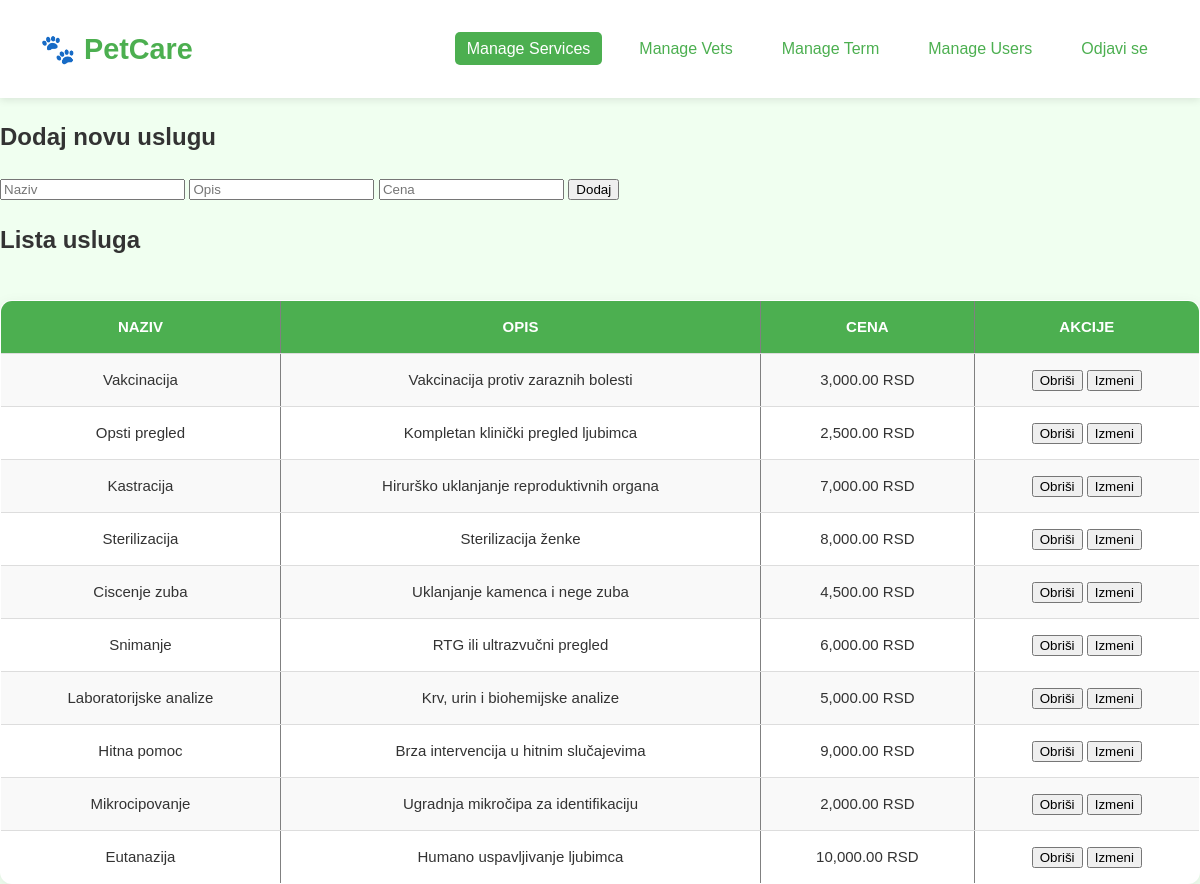
Screenshot of /manage_services.php with the database file from the repository.
### tables this page shows
CREATE TABLE `services` (
  `id` int(10) UNSIGNED NOT NULL,
  `name` varchar(100) NOT NULL,
  `description` text DEFAULT NULL,
  `price` decimal(10,2) NOT NULL CHECK (`price` >= 0)
);

### functions.php (called while the page is built, shortened)
<?php
function get_all_services($pdo) {
    $stmt = $pdo->query("SELECT * FROM services");
    return $stmt->fetchAll();
}

### manage_services.php (the view, shortened to what this page needs)
<?php
require_once 'functions.php';
$services = get_all_services($pdo);
$editing = isset($_GET['edit']) ? get_service_by_id($pdo, $_GET['edit']) : null;
?>
<!DOCTYPE html>
<html>
<head>
    <link rel="stylesheet" href="css/css.css">
</head>
<body>
<header>
    <div class="logo">🐾 PetCare</div>
    <nav>
        <ul>
            <li><a href="manage_services.php" class="active">Manage Services</a></li>
            <li><a href="manage_vets.php">Manage Vets</a></li>
            <li><a href="manage_term.php">Manage Term</a></li>
            <li><a href="manage_users.php">Manage Users</a></li>
            <li><a href="logout.php">Odjavi se</a></li>
        </ul>
    </nav>
</header>
<h2><?= $editing ? 'Izmena usluge' : 'Dodaj novu uslugu' ?></h2>
<form method="post">
    <input type="text" name="name" placeholder="Naziv" value="<?= $editing['name'] ?? '' ?>" required>
    <input type="text" name="description" placeholder="Opis" value="<?= $editing['description'] ?? '' ?>">
    <input type="number" step="0.01" name="price" placeholder="Cena" value="<?= $editing['price'] ?? '' ?>" required>
    <button type="submit" name="<?= $editing ? 'update' : 'add' ?>">
        <?= $editing ? 'Izmeni' : 'Dodaj' ?>
    </button>
</form>
<h2>Lista usluga</h2>
<table border="1" cellpadding="5" cellspacing="0">
    <tr>
        <th>Naziv</th>
        <th>Opis</th>
        <th>Cena</th>
        <th>Akcije</th>
    </tr>
    <?php foreach ($services as $s): ?>
        <tr>
            <td><?= htmlspecialchars($s['name']) ?></td>
            <td><?= htmlspecialchars($s['description']) ?></td>
            <td><?= number_format($s['price'], 2) ?> RSD</td>
            <td>
                <form method="post" style="display:inline-block;">
                    <button type="submit" onclick="return confirm('Obrisati uslugu?')">Obriši</button>
                </form>
                <a href="?edit=<?= $s['id'] ?>"><button>Izmeni</button></a>
            </td>
        </tr>
    <?php endforeach; ?>
</table>
</body>
</html>

### css/css.css (style rules this page uses)
html, body { height: 100%; margin: 0; padding: 0; box-sizing: border-box; font-family: 'Segoe UI', sans-serif; }
body { display: flex; flex-direction: column; min-height: 100vh; background-color: #eaffea; color: #333; line-height: 1.6; }
a { text-decoration: none; color: #4caf50; }
header { background-color: #ffffff; padding: 20px 40px; display: flex; justify-content: space-between; align-items: center; box-shadow: 0 2px 8px rgba(0,0,0,0.1); position: sticky; top: 0; z-index: 999; }
.logo { font-size: 1.8rem; font-weight: bold; color: #4caf50; }
nav ul { list-style: none; display: flex; gap: 25px; }
nav ul li a { padding: 8px 12px; border-radius: 5px; transition: background 0.3s ease; }
nav ul li a:hover, nav ul li a.active { background-color: #4caf50; color: white; }
body { margin: 0; padding: 0; font-family: sans-serif; background: #f0fff0; }
table { width: 100%; border-collapse: collapse; border-radius: 12px; overflow: hidden; box-shadow: 0 5px 15px rgba(0, 0, 0, 0.08); background-color: white; margin-top: 20px; }
table th, table td { padding: 14px 18px; text-align: center; border-bottom: 1px solid #ddd; font-size: 15px; }
table th { background-color: #4caf50; color: white; font-weight: 600; text-transform: uppercase; }
table tr:nth-child(even) { background-color: #f9f9f9; }
table td a { color: #4caf50; font-weight: bold; text-decoration: none; }

### rows the page displays
services: name "Vakcinacija", description "Vakcinacija protiv zaraznih bolesti", price "3,000.00"
services: name "Opsti pregled", description "Kompletan klinički pregled ljubimca", price "2,500.00"
services: name "Kastracija", description "Hirurško uklanjanje reproduktivnih organa", price "7,000.00"
services: name "Sterilizacija", description "Sterilizacija ženke", price "8,000.00"
services: name "Ciscenje zuba", description "Uklanjanje kamenca i nege zuba", price "4,500.00"
services: name "Snimanje", description "RTG ili ultrazvučni pregled", price "6,000.00"
services: name "Laboratorijske analize", description "Krv, urin i biohemijske analize", price "5,000.00"
services: name "Hitna pomoc", description "Brza intervencija u hitnim slučajevima", price "9,000.00"
services: name "Mikrocipovanje", description "Ugradnja mikročipa za identifikaciju", price "2,000.00"
services: name "Eutanazija", description "Humano uspavljivanje ljubimca", price "10,000.00"
